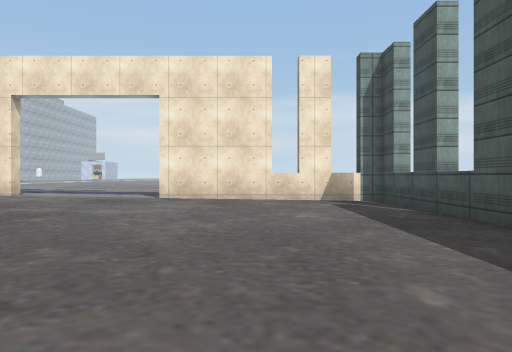
View 1 (above)

15 first-person views from a walk through a scene from a Unity 3-D project. The camera is 1.2 m above the floor, looks level and sees 70° across. Doors are open. The floor is counted in squares, 2 m on a side. Each view is taken from the middle of a square. On the plan, view 1 faces up. The plan holds only what a view shows up to about 10 squares ahead; the rest is blank. The place goes on beyond the plan. The player is left out. Some surface patterns are stand-ins.

View 2
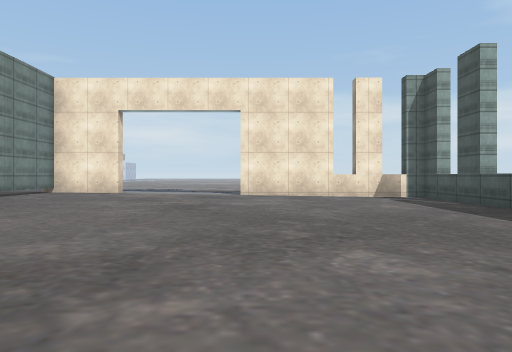

View 3
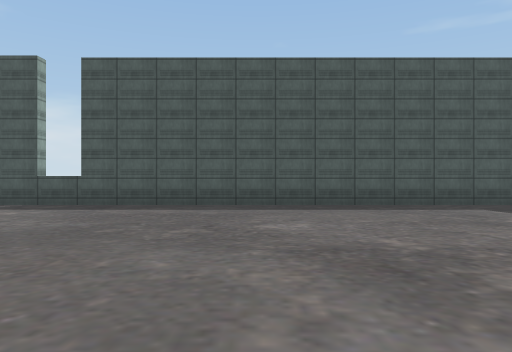

View 4
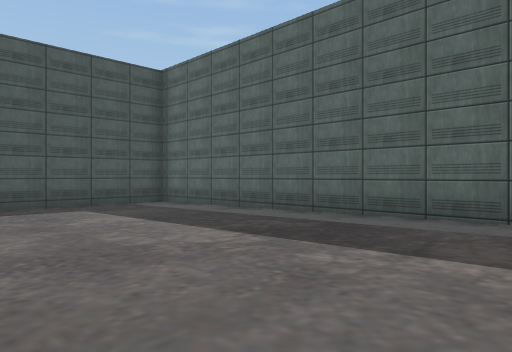

View 5
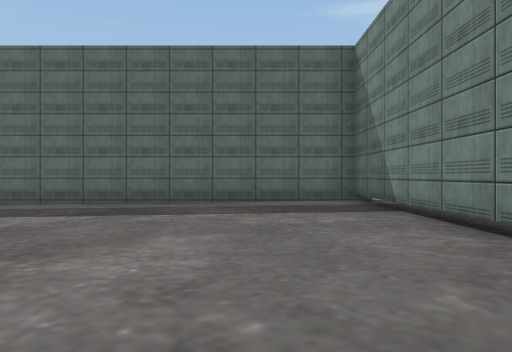

View 6
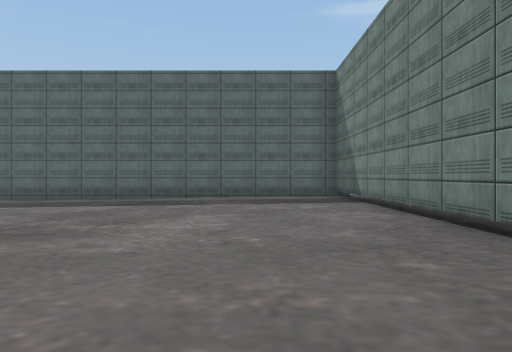

View 7
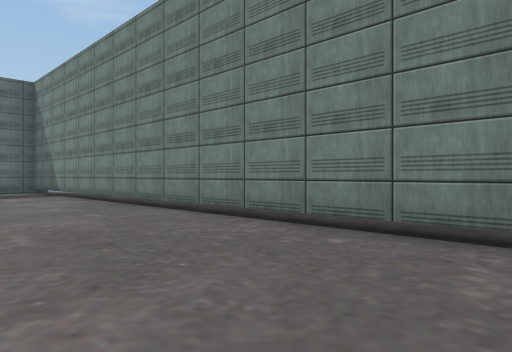

View 8
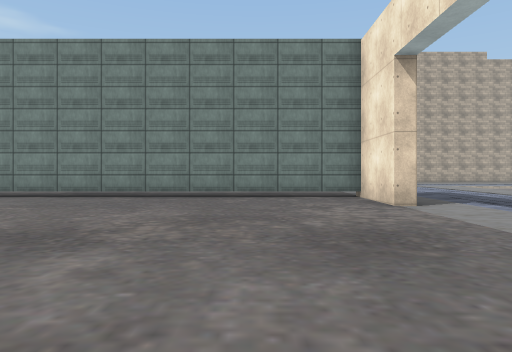

View 9
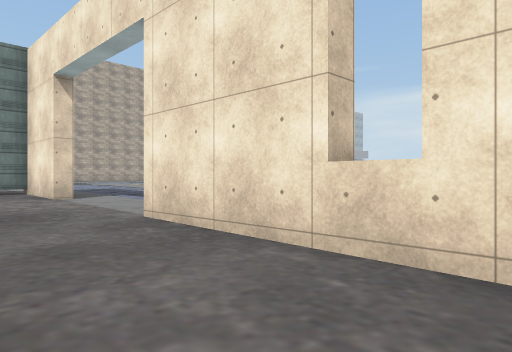

View 10
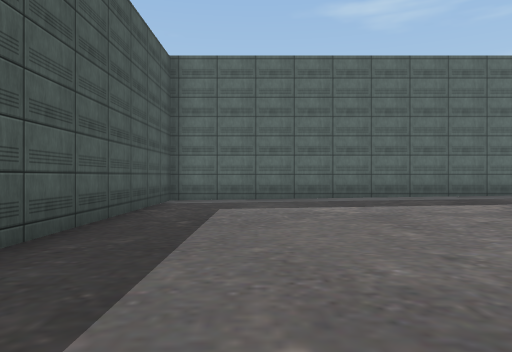

View 11
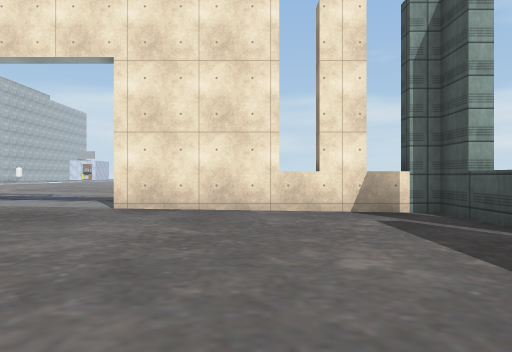

View 12
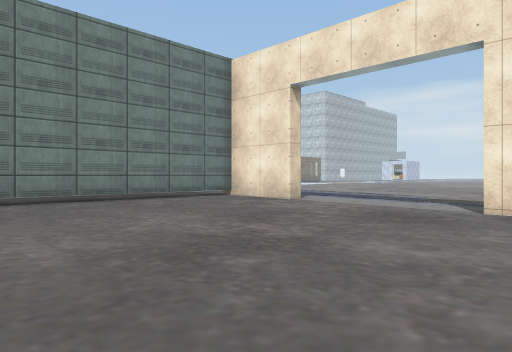

View 13
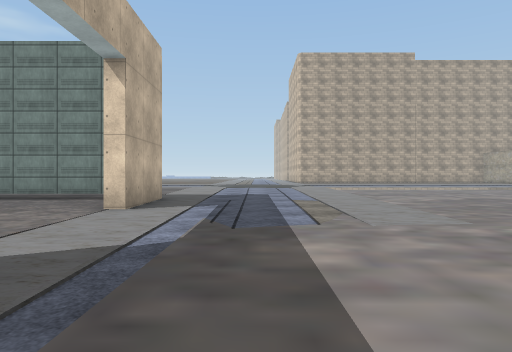

View 14
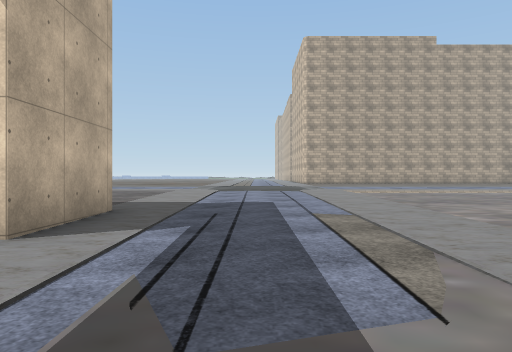

View 15
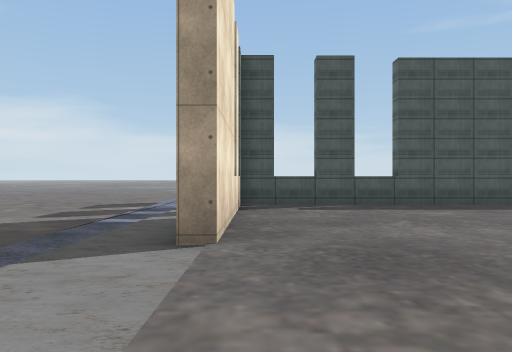

### Floor plan
Key: @ floor where view 1 was taken; # wall or solid block; . main floor; : floor 0.25 m higher than the main floor; - floor 0.25 m lower than the main floor; + floor 0.5 m higher than the main floor; ^ raised ledge.
Columns run from 13 left of view 1 to 4 right of it. Each row starts with its distance up from view 1.
 18 ......
 17 .......
 16 .........
 15 ..........     ...
 14 ::::::::....  ....
 13 ::::::::..........
 12 :::::::::.........
 11 :::::::........---
 10 +:::###:...^##^^#
  9 ::::#::::.......#
  8    :#::::.......^
  7    :#::::.......#
  6    :#::::.......^
  5    :#::::.......#
  4    :#::::.......#
  3    :#::::.......#
  2    :#::::.......#
  1    :#::::.......#
  0    :#::::....@..#
 -1     #::::.......#
 -2     #::::.......#
 -3     #::::.......#
 -4     #::::.......#
 -5     #::::.......#
 -6     #############

Positions as (right, up) in squares from view 1, and headings:
1: (0, 0), facing up
2: (-2, -2), facing up
3: (-6, 1), facing right
4: (-6, -1), facing down-right
5: (-6, 2), facing down
6: (-6, 4), facing down
7: (-5, 7), facing down-left
8: (0, 7), facing left
9: (2, 7), facing up-left
10: (1, 3), facing down
11: (0, 3), facing up
12: (-1, 3), facing up-left
13: (0, 12), facing left
14: (-3, 12), facing left
15: (-6, 9), facing right
